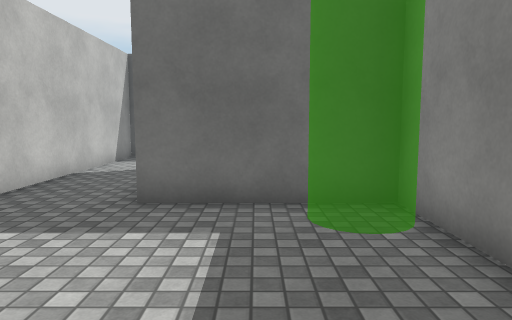
view 1 (above)

12 first-person views from a walk through a 3-D level made in the Unity game engine. The camera is 1.4 m above the floor, tilts 6° down and sees 70° across. Doors are open. The floor is counted in squares, 1 m on a side. Each view is taken from the middle of a square. On the plan, view 1 faces up. The plan holds only what a view shows up to about 16 squares ahead; the rest is blank. The player character is not drawn. Surface patterns are stand-ins for the level's own textures.

view 2
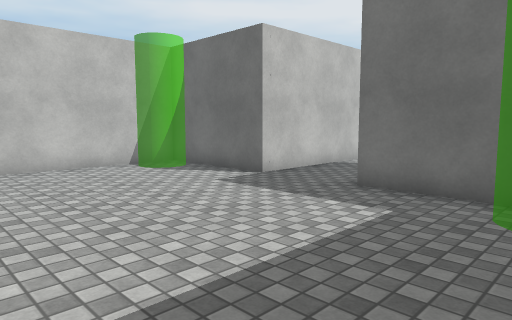

view 3
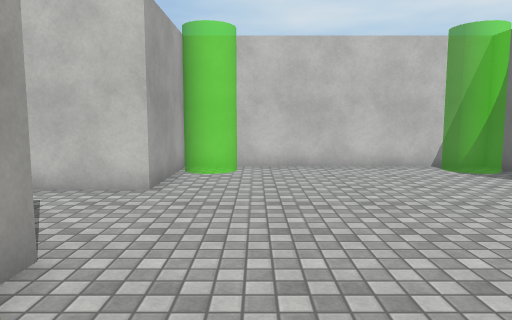

view 4
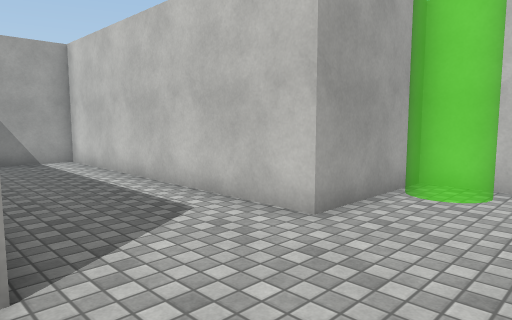

view 5
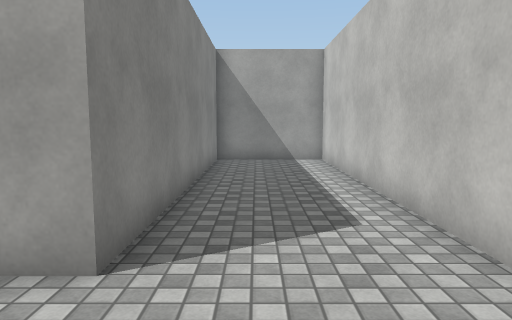

view 6
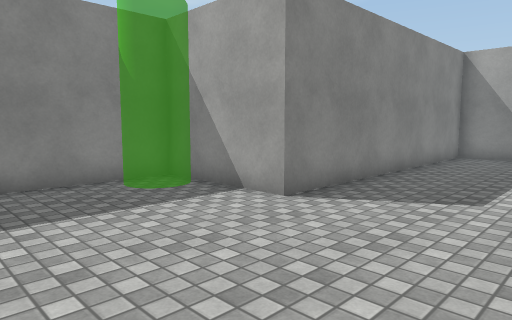

view 7
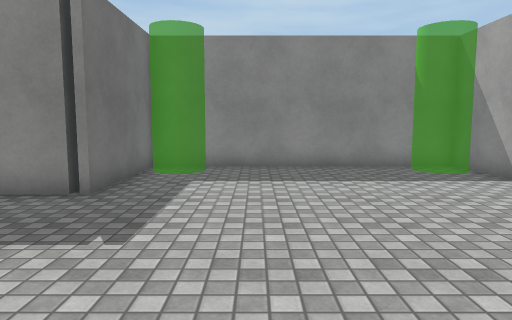

view 8
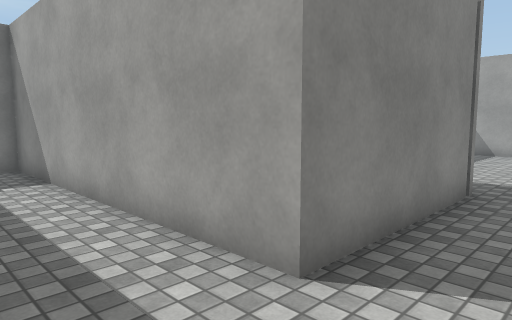

view 9
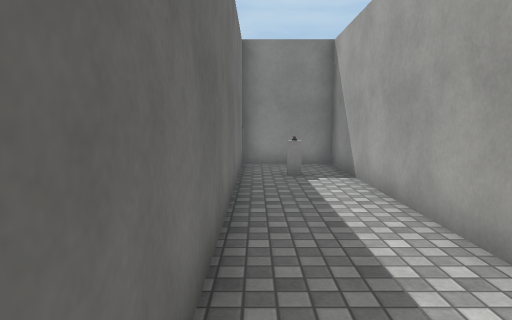

view 10
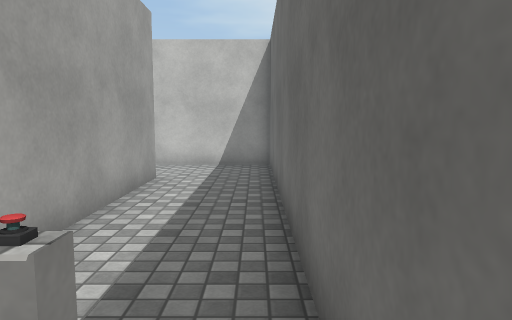

view 11
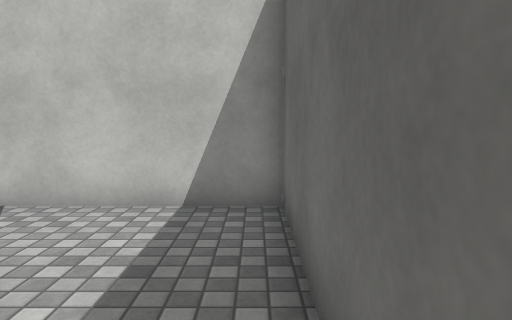

view 12
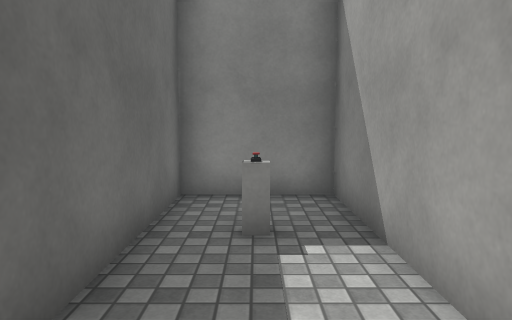

### Floor plan
Points are (right, up) in squares from view 1. A wall is a line through its corners. A room is listed if a view was taken in it or the views show most of it. See-through windows are left out.
Room 1 (views 1, 2, 3, 4, 5, 6, 7)
walls: (-4.9, 6.2) (-9.4, 6.2) (-9.4, -3.2) (-5.5, -3.2) (-5.5, -13.5) (-1.6, -13.5) (-1.6, -3.2) (2.4, -3.2) (2.4, 6.2) (-2.1, 6.2); (-1.6, 6.6) (-2.1, 6.6)
ways out: open door at (-3.2, 6.4) to room 2
Room 2 (views 8, 9, 10, 11, 12)
walls: (-2.1, 6.2) (-2.1, 11.5) (7.9, 11.5) (7.9, 14.5) (-4.9, 14.5) (-4.9, 6.2)
ways out: open door at (-3.2, 6.4) to room 1
objects: other object (6, 13)

Positions as (right, up) in squares from view 1, and headings:
1: (0, 0), facing up
2: (2, -1), facing up-left
3: (2, -1), facing left
4: (-1, 0), facing down-left
5: (-3, 0), facing down
6: (-6, 2), facing down-right
7: (-9, 3), facing right
8: (-4, 14), facing down-right
9: (-4, 14), facing right
10: (7, 14), facing left
11: (1, 14), facing left
12: (1, 13), facing right
